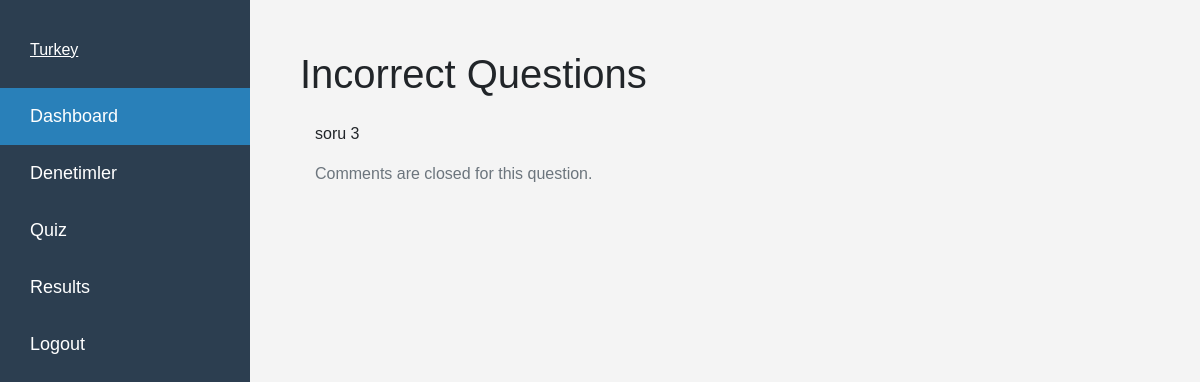
/settings/, run on the app's committed database.
### quiz/models.py (models this page shows, shortened)
class Result(models.Model):
    user = models.ForeignKey(User, on_delete=models.CASCADE)  # Sonucu olan kullanıcı
    question = models.ForeignKey(Question, on_delete=models.CASCADE)  # İlgili soru
    answer = models.CharField(max_length=3, choices=Question.BOOLEAN_CHOICES)  # Kullanıcının verdiği cevap
    is_correct = models.BooleanField(default=False)  # Cevabın doğruluğu
    difficulty = models.CharField(max_length=10, choices=Question.DIFFICULTY_CHOICES)  # Sorunun zorluk seviyesi
    comments_allowed = models.BooleanField(default=True)  # Yorum yapılmasına izin verilip verilmediği

class Question(models.Model):
    DIFFICULTY_CHOICES = (
        ('low', 'Low'),  # Zorluk seçenekleri
        ('medium', 'Medium'),
        ('hard', 'Hard'),
    )
    BOOLEAN_CHOICES = (
        ('yes', 'Yes'),  # Evet/Hayır seçenekleri
        ('no', 'No'),
    )
    content = models.TextField()  # Soru içeriği
    image = models.ImageField(upload_to='question_images/', null=True, blank=True)  # Soru için resim (opsiyonel)
    correct_answer = models.CharField(max_length=3, choices=BOOLEAN_CHOICES)  # Doğru cevap
    difficulty = models.CharField(max_length=10, choices=DIFFICULTY_CHOICES)  # Zorluk seviyesi
    creator = models.ForeignKey(User, on_delete=models.CASCADE)  # Soruyu oluşturan kullanıcı
    category = models.ForeignKey(Category, on_delete=models.CASCADE)  # Sorunun kategorisi
    topic = models.ForeignKey(Topic, on_delete=models.CASCADE)  # Sorunun konusu
    exam = models.ForeignKey(Exam, on_delete=models.CASCADE)  # Sorunun ait olduğu sınav

### quiz/views.py (the view, shortened to what this page needs)
# urls.py: path('settings/', views.settings_view, name='settings'),
def settings_view(request):
    incorrect_results = Result.objects.filter(is_correct=False)
    return render(request, 'settings.html', {'results': incorrect_results})

### quiz/templates/settings.html
{% extends "layout.html" %}
{% block content %}
<h1 class="mb-4">Incorrect Questions</h1>
<div class="container">
    <ul class="list-unstyled">
        {% for result in results %}
        <li>
            <p>{{ result.question.content }}</p>
            {% if result.comments_allowed %}
                <ul class="list-unstyled pl-3">
                    {% for comment in result.admincomment_set.all %}
                    <li>
                        <strong>Admin {{ comment.admin.username }}:</strong> {{ comment.comment }}
                        <ul class="list-unstyled pl-3">
                            {% for response in comment.userresponse_set.all %}
                            <li>User {{ response.user.username }}: {{ response.response }}</li>
                            {% endfor %}
                        </ul>
                    </li>
                    {% endfor %}
                </ul>
                <div class="mt-2">
                    <form method="post" class="form-inline">
                        {% csrf_token %}
                        <input type="hidden" name="result_id" value="{{ result.id }}">
                        <input type="text" class="form-control mr-2" name="comment" placeholder="Add a comment...">
                        <button type="submit" class="btn btn-primary">Comment</button>
                    </form>
                </div>
                <div class="mt-2">
                    <form method="post">
                        {% csrf_token %}
                        <input type="hidden" name="result_id" value="{{ result.id }}">
                        <button name="end_comments" class="btn btn-danger">End Commenting</button>
                    </form>
                </div>
            {% else %}
                <p class="text-muted">Comments are closed for this question.</p>
            {% endif %}
        </li>
        {% endfor %}
    </ul>
</div>
{% endblock %}

### templates/partials/_navbar.html (style rules this page uses)
body { font-family: 'Arial', sans-serif; margin: 0; padding: 0; background-color: #f4f4f4; }

### data on the page
Result: question.content "soru 3", comments_allowed "Comments are closed for this question."
